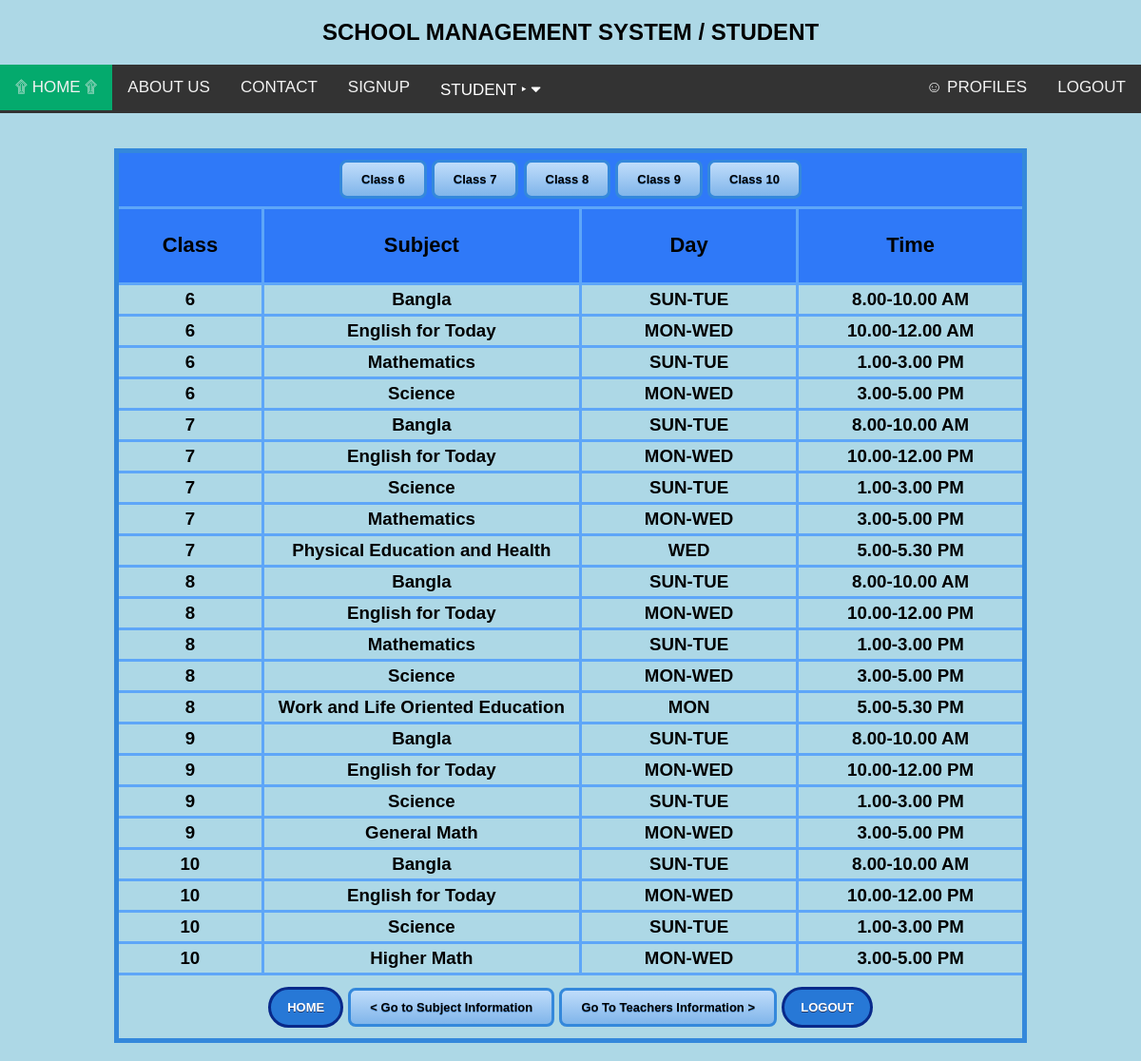
The page /views/routine.php (signed in) on the database its author committed.
### tables this page shows
CREATE TABLE `allsubjects` (
  `id` int(10) NOT NULL,
  `class` int(10) NOT NULL,
  `subject` varchar(50) NOT NULL,
  `day` varchar(20) NOT NULL,
  `time` varchar(50) NOT NULL
);

### model/subjectsModel.php (called while the page is built, shortened)
<?php
	function getAllSubjects(){
		$con = getConnection();
		$sql = "select * from allsubjects";
		$result = mysqli_query($con, $sql);
		return $result;
	}
?>

### views/routine.php (the view, shortened to what this page needs)
<?php
	if(isset($_COOKIE['flag'])){
		include('header.php');
		require_once('../model/subjectsModel.php');
	$result = getAllSubjects();
?>
<!DOCTYPE html>
<html>
<head>
</head>
<body>
	<br>
	<h3><table border="5" align="center" width="80%" cellspacing="4" cellpadding="4" class="customTable">
	<thead>
	<tr height="60px" align="center">
		<td colspan="4">
			<a href="6routine.php" class="lightBlueButton">Class 6</a>
			<a href="7routine.php" class="lightBlueButton">Class 7</a>
			<a href="8routine.php" class="lightBlueButton">Class 8</a>
			<a href="9routine.php" class="lightBlueButton">Class 9</a>
			<a href="10routine.php" class="lightBlueButton">Class 10</a>
		</td>
	</tr>
	<tr align="center">
		<td><h3>Class</h3></td>
		<td width="35%"><h3>Subject</h3></td>
		<td><h3>Day</h3></td>
		<td width="25%"><h3>Time</h3></td>
	</tr>
	</thead>
	<?php while($data =mysqli_fetch_assoc($result)){ ?>
			<tbody>
				<tr align="center">
					<td><?=$data['class']?></td>
					<td><?=$data['subject']?></td>
					<td><?=$data['day']?></td>
					<td><?=$data['time']?></td>
				</tr>
				</tbody>
		<?php } ?>
	<tr height="70px" align="center">
		<td colspan="5">
			<a href="home.php" class="darkBlueButton">HOME</a>
			<a href="subject-info.php" class="lightBlueButton">< Go to Subject Information </a>
			<a href="teachers-info.php" class="lightBlueButton"> Go To Teachers Information ></a>
			<a href="../controller/logout.php" class="darkBlueButtonRed">LOGOUT</a>
		</td>
	</tr>
	</table></h3>
</body>
</html>
<?php
 }else{
 	header('location: login.html');
 }
?>

### views/header.php (style rules this page uses)
body { margin:0;font-family:Arial }
body { background-color: lightblue; }

### views/routine.php (style rules this page uses)
.lightBlueButton { box-shadow:inset 0px 0px 0px 0px #dcecfb; background:linear-gradient(to bottom, #bddbfa 5%, #80b5ea 100%); background-color:#bddbfa; border-radius:8px; border:3px solid #3488db; display:inline-block; cursor:pointer; color:#ffffff; font-family:Arial; color: black; font-size:13px; font-weight:bold; padding:10px 20px; text-decoration:none; text-shadow:0px 1px 0px #528ecc; }
.darkBlueButton { background-color:#2778d6; border-radius:30px; border:3px solid #08298a; display:inline-block; cursor:pointer; color:#ffffff; font-family:Arial; font-size:13px; padding:11px 17px; text-decoration:none; text-shadow:0px 1px 0px #283966; }
.darkBlueButtonRed { background-color:#2778d6; border-radius:30px; border:3px solid #08298a; display:inline-block; cursor:pointer; color:#ffffff; font-family:Arial; font-size:13px; padding:11px 17px; text-decoration:none; text-shadow:0px 1px 0px #283966; }
table.customTable { border-collapse: collapse; border-width: 5px; border-color: #3488db; border-style: solid; color: #000000; }
table.customTable td, table.customTable th { border-width: 3px; border-color: #5EA6F8; border-style: solid; text-align: center; }
table.customTable thead { background-color: #2F79F8; }

### rows shown on the page
allsubjects: class "6", subject "Bangla", day "SUN-TUE", time "8.00-10.00 AM"
allsubjects: class "6", subject "English for Today", day "MON-WED", time "10.00-12.00 AM"
allsubjects: class "6", subject "Mathematics", day "SUN-TUE", time "1.00-3.00 PM"
allsubjects: class "6", subject "Science", day "MON-WED", time "3.00-5.00 PM"
allsubjects: class "7", subject "Bangla", day "SUN-TUE", time "8.00-10.00 AM"
allsubjects: class "7", subject "English for Today", day "MON-WED", time "10.00-12.00 PM"
allsubjects: class "7", subject "Science", day "SUN-TUE", time "1.00-3.00 PM"
allsubjects: class "7", subject "Mathematics", day "MON-WED", time "3.00-5.00 PM"
allsubjects: class "7", subject "Physical Education and Health", day "WED", time "5.00-5.30 PM"
allsubjects: class "8", subject "Bangla", day "SUN-TUE", time "8.00-10.00 AM"
allsubjects: class "8", subject "English for Today", day "MON-WED", time "10.00-12.00 PM"
allsubjects: class "8", subject "Mathematics", day "SUN-TUE", time "1.00-3.00 PM"
allsubjects: class "8", subject "Science", day "MON-WED", time "3.00-5.00 PM"
allsubjects: class "8", subject "Work and Life Oriented Education", day "MON", time "5.00-5.30 PM"
allsubjects: class "9", subject "Bangla", day "SUN-TUE", time "8.00-10.00 AM"
allsubjects: class "9", subject "English for Today", day "MON-WED", time "10.00-12.00 PM"
allsubjects: class "9", subject "Science", day "SUN-TUE", time "1.00-3.00 PM"
allsubjects: class "9", subject "General Math", day "MON-WED", time "3.00-5.00 PM"
allsubjects: class "10", subject "Bangla", day "SUN-TUE", time "8.00-10.00 AM"
allsubjects: class "10", subject "English for Today", day "MON-WED", time "10.00-12.00 PM"
allsubjects: class "10", subject "Science", day "SUN-TUE", time "1.00-3.00 PM"
allsubjects: class "10", subject "Higher Math", day "MON-WED", time "3.00-5.00 PM"
